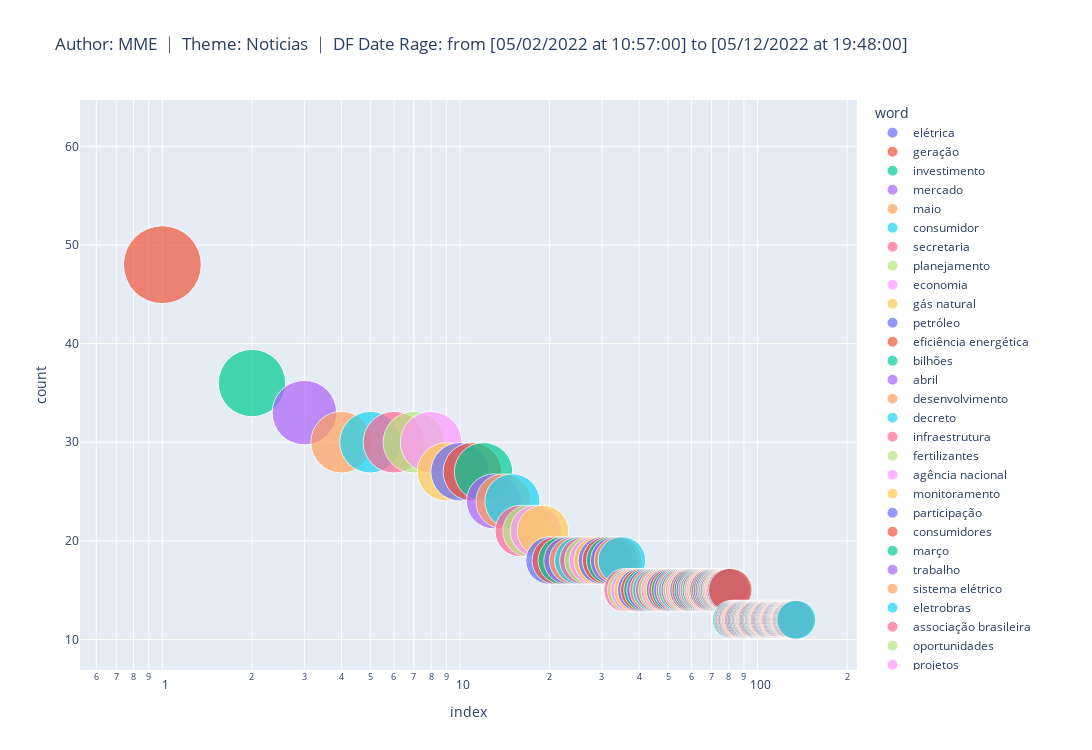

The notebook cell this image was saved under:
### Code cell
## generating a scatterplot from the plotfy library
fig = px.scatter(df2.query('count > 10'),
                y="count",
                size="count",
                color="word",
                hover_name="word",
                log_x=True,
                title = wordcloud_title,
                width=1500, 
                height=750,
                size_max=60)
fig.show()

plt.offline.plot(fig, filename = search+'.html')
